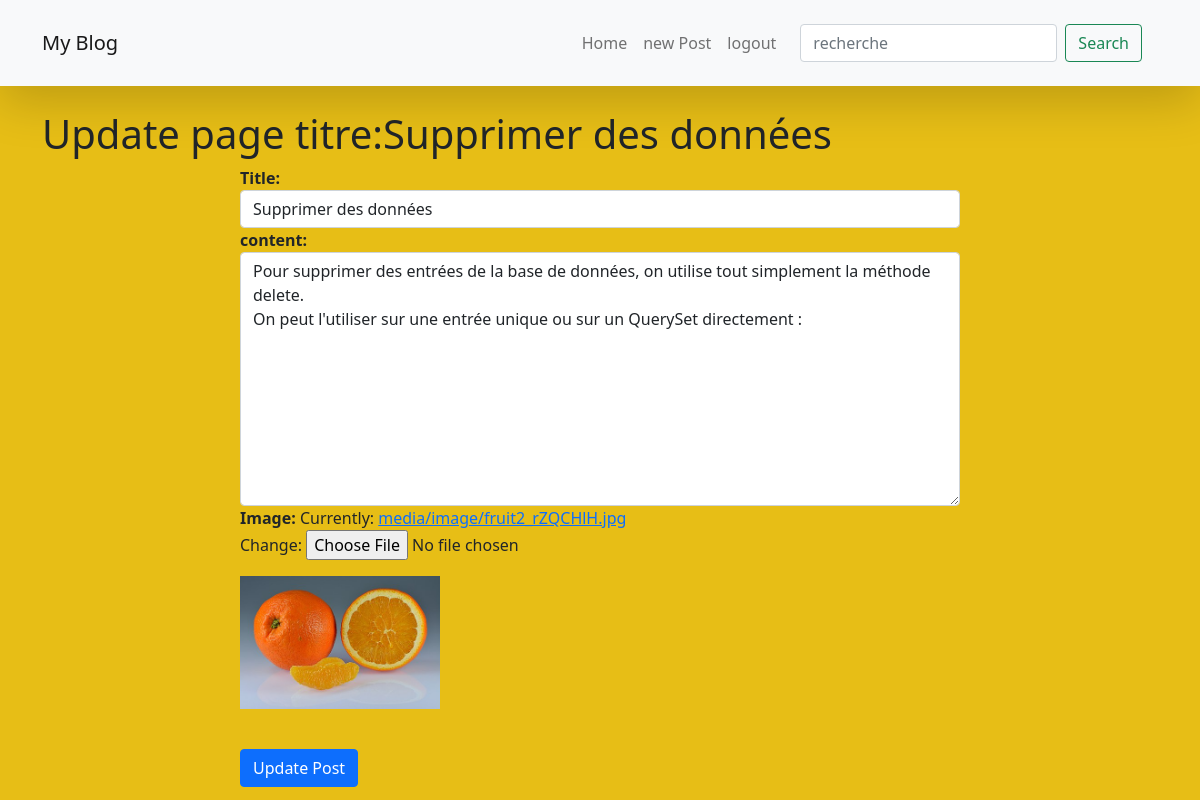
Screenshot of /updatePost/23/ (signed in) with the database file from the repository.
### myApp/models.py (models this page shows)
class PostModel(models.Model):
    title = models.CharField(max_length=55)
    content = models.TextField()
    image = models.ImageField(upload_to='media/image/',null = True)
    user = models.ForeignKey(User, on_delete = models.CASCADE)
    def __str__(self):
        return 'titre:{}'.format(self.title , self.content)

### myApp/views.py (the view)
# urls.py: path('updatePost/<int:id>/', views.updateView , name='updatePost'),
@login_required
def updateView(request,id):
    Post = PostModel.objects.get(id=id)
    if Post.user == request.user:
        if request.method == 'POST':
            form = PostForm(request.POST, request.FILES , instance = Post)
            if form.is_valid():
                form.save()
                return redirect('myApp:home')
        else:
            form = PostForm( instance= Post)
    else:
        raise Http404
    context = { 'post':Post, 'form':form}
    return render(request, 'myApp/update.html',context)

### myApp/forms.py
class PostForm(forms.ModelForm):
    title= forms.CharField(label = 'Title', widget=forms.TextInput(attrs={'class': 'form-control'}))
    content= forms.CharField(label = 'content' , widget=forms.Textarea(attrs={'class': 'form-control'}))
    class Meta:
        model = PostModel
        exclude = ('user',)

### myApp/templates/myApp/update.html (shortened to what this page needs)
{% extends 'myApp/layouts/base.html' %}
{% load static %}
{% block content %}
<h1>Update page  {{post}}</h1>
<div class = "container">
    <div class = "row">
        <div class = "col-md-8 mx-auto">
            <form action="" method="POST" enctype="multipart/form-data">
            {% for field in form %}
                <div class="form-group">
                <strong>{{ field.label_tag }}</strong>
                {{ field }}
                </div>
            {%  endfor %}
            <img class =' mb-3 mt-3'src="{{ post.image.url }}" width =" 200"></br>
            <input type ="submit" class = "btn btn-primary" value = "Update Post">
            </form>
        </div>
    </div>
</div>
{% endblock %}

### myApp/static/css/styles.css (style rules this page uses)
body { background-color: rgb(231, 190, 22); }

### rows the page displays
PostModel: title+content "titre:Supprimer des données", form "Supprimer des données" "Pour supprimer des entrées de la base de données, on utilise tout simplement la méthode delete. On peut l'utiliser sur une entrée unique ou sur un QuerySet directement :", image (picture)

### other values shown
{{ field.label_tag }} "Title:" "content:" "Image:"
